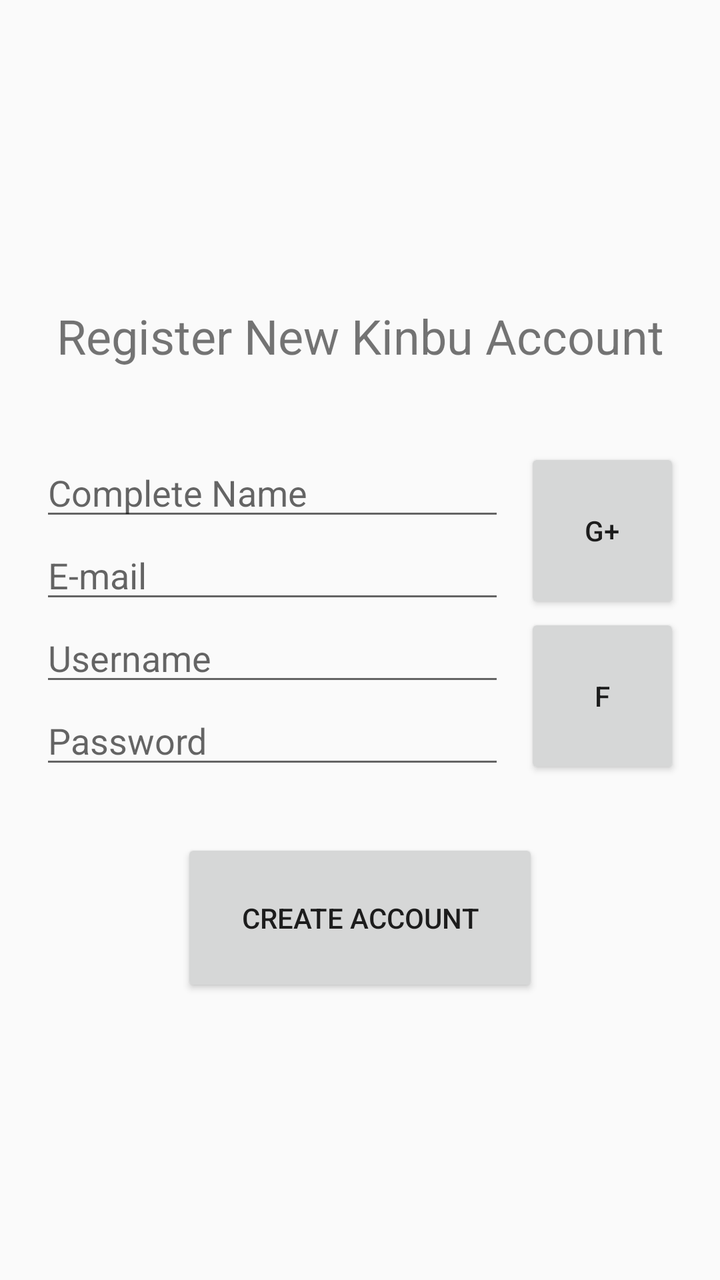
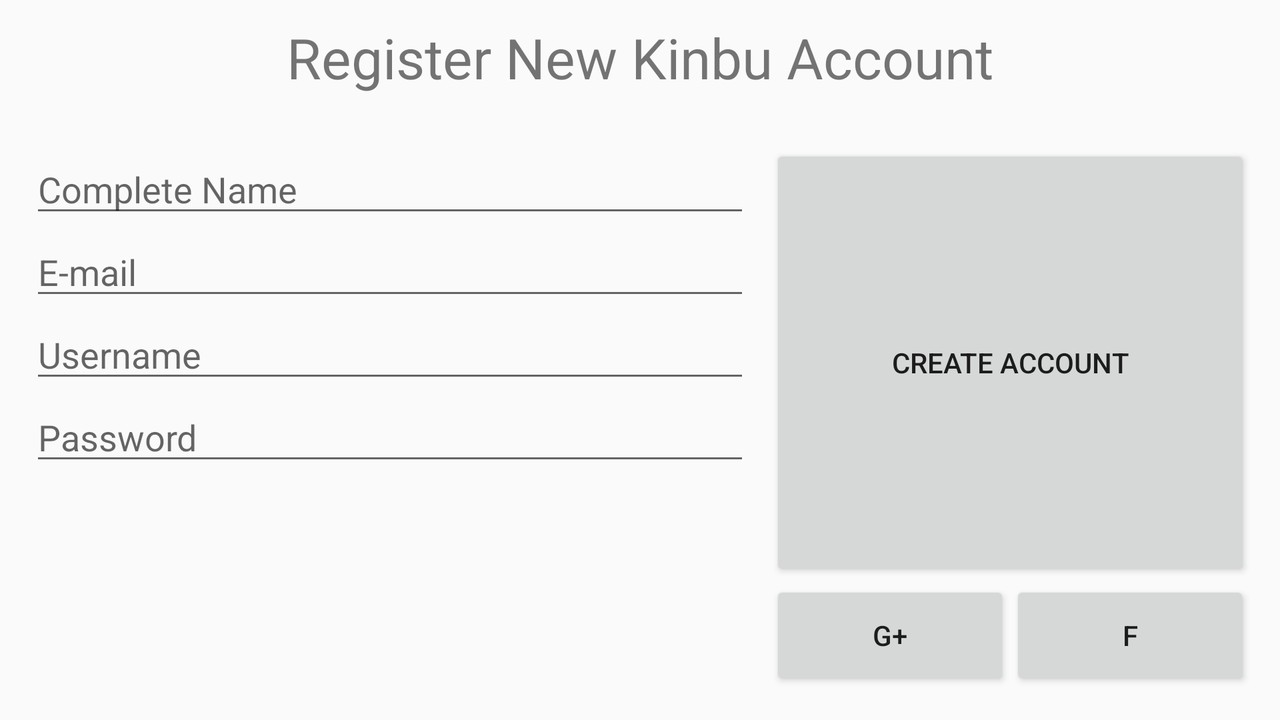

First picture: res/layout/ on a phone held upright. Second picture: the repository's own variant of that layout, on a device whose configuration matches the variant's folder. Source for both follows.
<!-- AndroidManifest.xml: activity theme KinbuTheme -->
<!-- res/layout/activity_sign_up.xml -->
<?xml version="1.0" encoding="utf-8"?>
<LinearLayout xmlns:android="http://schemas.android.com/apk/res/android"
    android:layout_width="match_parent"
    android:layout_height="match_parent"
    android:layout_gravity="center"
    android:gravity="center"
    android:orientation="vertical">

    <LinearLayout
        android:id="@+id/sign_up_form"
        android:layout_width="match_parent"
        android:layout_height="match_parent"
        android:layout_gravity="center"
        android:gravity="center"
        android:orientation="vertical">

        <TextView
            android:layout_width="fill_parent"
            android:layout_height="wrap_content"
            android:layout_gravity="center"
            android:layout_margin="10dp"
            android:gravity="center"
            android:padding="10dp"
            android:text="@string/sign_up_desc"
            android:textSize="24sp" />

        <LinearLayout
            android:layout_width="fill_parent"
            android:layout_height="wrap_content"
            android:layout_gravity="center"
            android:layout_margin="10dp"
            android:baselineAligned="false"
            android:gravity="center"
            android:orientation="horizontal"
            android:padding="10dp">

            <LinearLayout
                android:layout_width="0dp"
                android:layout_height="fill_parent"
                android:layout_marginEnd="10dp"
                android:layout_marginRight="10dp"
                android:layout_weight="3"
                android:orientation="vertical">

                <EditText
                    android:id="@+id/user_full_name"
                    android:layout_width="fill_parent"
                    android:layout_height="wrap_content"
                    android:hint="@string/name"
                    android:inputType="textCapWords"
                    android:maxLines="1"
                    android:singleLine="true" />

                <EditText
                    android:id="@+id/user_email"
                    android:layout_width="fill_parent"
                    android:layout_height="wrap_content"
                    android:hint="@string/email"
                    android:inputType="textEmailAddress"
                    android:maxLines="1"
                    android:singleLine="true" />

                <EditText
                    android:id="@+id/user_name"
                    android:layout_width="fill_parent"
                    android:layout_height="wrap_content"
                    android:hint="@string/username"
                    android:inputType="text"
                    android:maxLines="1"
                    android:singleLine="true" />

                <EditText
                    android:id="@+id/user_password"
                    android:layout_width="fill_parent"
                    android:layout_height="wrap_content"
                    android:hint="@string/password"
                    android:inputType="textPassword"
                    android:maxLines="1"
                    android:singleLine="true" />

            </LinearLayout>

            <LinearLayout
                android:layout_width="0dp"
                android:layout_height="fill_parent"
                android:layout_weight="1"
                android:orientation="vertical">

                <Button
                    android:layout_width="fill_parent"
                    android:layout_height="0dp"
                    android:layout_weight="1"
                    android:text="@string/gplus_button" />

                <Button
                    android:layout_width="fill_parent"
                    android:layout_height="0dp"
                    android:layout_weight="1"
                    android:text="@string/fb_button" />

            </LinearLayout>

        </LinearLayout>


        <Button
            android:id="@+id/create_account"
            android:layout_width="wrap_content"
            android:layout_height="wrap_content"
            android:layout_gravity="center"
            android:layout_margin="10dp"
            android:gravity="center"
            android:onClick="createAccount"
            android:padding="30dp"
            android:text="@string/create" />

    </LinearLayout>

    <ProgressBar android:id="@+id/progress_bar_sign_up"
        style="@android:style/Widget.ProgressBar.Horizontal"
        android:layout_width="match_parent"
        android:layout_height="wrap_content"
        android:layout_gravity="center"
        android:gravity="center"
        android:indeterminate="false"
        android:visibility="invisible" />

</LinearLayout>
<!-- resources referenced by this layout -->
<resources>
  <string name="create">Create Account</string>
  <string name="email">E-mail</string>
  <string name="fb_button">f</string>
  <string name="gplus_button">G+</string>
  <string name="name">Complete Name</string>
  <string name="password">Password</string>
  <string name="sign_up_desc">Register New Kinbu Account</string>
  <string name="username">Username</string>
  <style name="KinbuTheme" parent="@style/Theme.AppCompat.Light.DarkActionBar">
  
          <item name="android:actionBarStyle" tools:targetApi="11">@style/KinbuAB</item>
          <item name="android:actionBarTabStyle" tools:targetApi="11">@style/KinbuABTabStyle</item>
          <item name="android:actionBarTabTextStyle" tools:targetApi="11">@style/KinbuABTabText</item>
          <item name="android:actionMenuTextColor" tools:targetApi="11">@color/oro</item>
  
          
          <item name="actionBarStyle">@style/KinbuAB</item>
          <item name="actionBarTabStyle">@style/KinbuABTabStyle</item>
          <item name="actionBarTabTextStyle">@style/KinbuABTabText</item>
          <item name="actionMenuTextColor">@color/oro</item>
  
      </style>
  <style name="KinbuAB" parent="@style/Widget.AppCompat.Light.ActionBar.Solid.Inverse">
  
          <item name="android:background">@color/purpura_kinbu</item>
          <item name="android:titleTextStyle" tools:targetApi="11">@style/KinbuABTitleText</item>
  
          
          <item name="background">@color/purpura_kinbu</item>
          <item name="titleTextStyle">@style/KinbuABTitleText</item>
      </style>
  <style name="KinbuABTabStyle" parent="@style/Widget.AppCompat.ActionBar.TabView">
          
          <item name="android:background">@color/purpura_kinbu</item>
  
          
          <item name="background">@color/purpura_kinbu</item>
      </style>
  <style name="KinbuABTabText" parent="@style/Widget.AppCompat.ActionBar.TabText">
          <item name="android:textColor">@color/oro</item>
          
      </style>
  <color name="oro">#E7AE18</color>
  <color name="purpura_kinbu">#662e93</color>
  <style name="KinbuABTitleText" parent="@style/TextAppearance.AppCompat.Widget.ActionBar.Title">
          <item name="android:textColor">@color/oro</item>
          
      </style>
</resources>
<!-- res/layout-land/activity_sign_up.xml (the repository's variant of the layout above) -->
<!-- drawn on the phone turned sideways -->
<?xml version="1.0" encoding="utf-8"?>
<LinearLayout xmlns:android="http://schemas.android.com/apk/res/android"
    android:layout_width="match_parent"
    android:layout_height="match_parent"
    android:layout_gravity="center"
    android:gravity="center"
    android:orientation="vertical">

    <LinearLayout
        android:id="@+id/sign_up_form"
        android:layout_width="match_parent"
        android:layout_height="match_parent"
        android:layout_gravity="center"
        android:gravity="center"
        android:orientation="vertical">

        <TextView
            android:layout_width="fill_parent"
            android:layout_height="wrap_content"
            android:layout_gravity="center"
            android:gravity="center"
            android:padding="10dp"
            android:text="@string/sign_up_desc"
            android:textSize="28sp" />

        <LinearLayout
            android:layout_width="fill_parent"
            android:layout_height="fill_parent"
            android:layout_margin="5dp"
            android:baselineAligned="false"
            android:orientation="horizontal"
            android:padding="10dp">

            <LinearLayout
                android:layout_width="0dp"
                android:layout_height="fill_parent"
                android:layout_marginEnd="10dp"
                android:layout_marginRight="10dp"
                android:layout_weight="3"
                android:orientation="vertical">

                <EditText
                    android:id="@+id/user_full_name"
                    android:layout_width="fill_parent"
                    android:layout_height="wrap_content"
                    android:hint="@string/name"
                    android:inputType="textCapWords" />

                <EditText
                    android:id="@+id/user_email"
                    android:layout_width="fill_parent"
                    android:layout_height="wrap_content"
                    android:hint="@string/email"
                    android:inputType="textEmailAddress" />

                <EditText
                    android:id="@+id/user_name"
                    android:layout_width="fill_parent"
                    android:layout_height="wrap_content"
                    android:hint="@string/username"
                    android:inputType="text" />

                <EditText
                    android:id="@+id/user_password"
                    android:layout_width="fill_parent"
                    android:layout_height="wrap_content"
                    android:hint="@string/password"
                    android:inputType="textPassword" />

            </LinearLayout>

            <LinearLayout
                android:layout_width="0dp"
                android:layout_height="fill_parent"
                android:layout_weight="2"
                android:orientation="vertical">

                <Button
                    android:id="@+id/create_account"
                    android:layout_width="fill_parent"
                    android:layout_height="0dp"
                    android:layout_weight="4"
                    android:onClick="createAccount"
                    android:text="@string/create" />

                <LinearLayout
                    android:layout_width="fill_parent"
                    android:layout_height="0dp"
                    android:layout_weight="1"
                    android:orientation="horizontal">

                    <Button
                        android:layout_width="0dp"
                        android:layout_height="fill_parent"
                        android:layout_weight="1"
                        android:text="@string/gplus_button" />

                    <Button
                        android:layout_width="0dp"
                        android:layout_height="fill_parent"
                        android:layout_weight="1"
                        android:text="@string/fb_button" />

                </LinearLayout>

            </LinearLayout>

        </LinearLayout>

    </LinearLayout>

    <ProgressBar android:id="@+id/progress_bar_sign_up"
        style="@android:style/Widget.ProgressBar.Horizontal"
        android:layout_width="match_parent"
        android:layout_height="wrap_content"
        android:layout_gravity="center"
        android:gravity="center"
        android:indeterminate="false"
        android:visibility="invisible" />

</LinearLayout>
